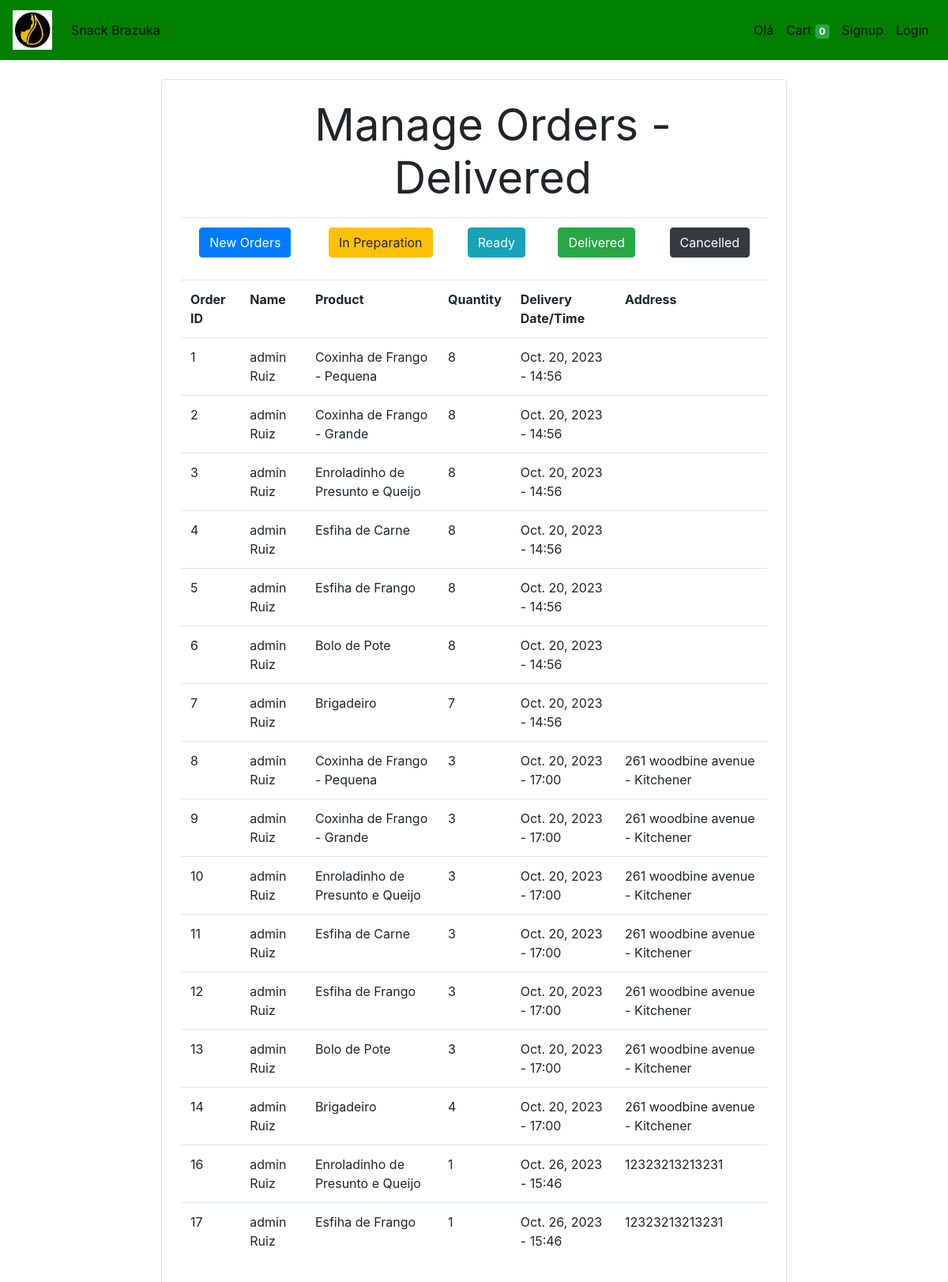
The page /manage_orders/3 on the database its author committed.
### store/models/customer.py (models this page shows, shortened)
class Customer(models.Model):
    id = models.IntegerField(primary_key=True)
    first_name = models.CharField(max_length=50)
    last_name = models.CharField (max_length=50)
    phone = models.CharField(max_length=10)
    email = models.EmailField()
    password = models.CharField(max_length=100)
    @staticmethod
    def get_customer_by_id(id):
        try:
            return Customer.objects.get(id = id)
        except:
            return False

### store/views/manage_orders.py (the view)
# urls.py: path('manage_orders/', ManageOrderView.Orders, name='manage_orders'),
    def Orders(request, status=-1):
        ComandoSQL = f"select O.id , C.first_name , C.last_name , P.name , O.quantity , O.price , O.date_delivery, O.Delivery_Pickup , O.status , substr(O.address,1,50) , O.time_delivery"
        ComandoSQL += f" from store_order O , store_customer C , store_products P "
        ComandoSQL += f" where O.customer_id = C.id "
        ComandoSQL += f" and O.product_id = P.id "
        ComandoSQL += f" and O.status = {status}"
        ComandoSQL += f" order by C.first_name , O.date_delivery"
        cursor_manage_order = connection.cursor()
        cursor_manage_order.execute(ComandoSQL)
        data_manage_order = cursor_manage_order.fetchall()
        if status == 0:
            tipo_consulta = "New Orders"
        if status == 1:
            tipo_consulta = "In Preparation"
        if status == 2:
            tipo_consulta = "Ready"
        if status == 3:
            tipo_consulta = "Delivered"
        if status == 9:
            tipo_consulta = "Cancelled"
        context = {'manage_orders': data_manage_order, 'tipo_consulta': tipo_consulta}
        customer = Customer.get_customer_by_id(request.session.get('customer'))
        if customer:
            context['usuario'] = customer.first_name
        return render(request , 'manage_orders.html'  , context)

### store/templates/manage_orders.html (shortened to what this page needs)
{% extends 'base.html' %}
{% block content %}
{% load cart %}
{% load custom_filter %}
<form name="form_Orders" class="form-inline" action="" method="POST">
	<div class="container">
		<div class="border rounded p-4 m-4">
			<p class="display-4 pl-4 ml-4" align="center">Manage Orders - {{ tipo_consulta }} </p>
			<table class="table" border="0">
				<tr align="center">
					<td><a class="btn btn-primary" href="/manage_orders/0"<span class="glyphicon glyphicon-trash"></span> New Orders </a></td>
					<td><a class="btn btn-warning" href="/manage_orders/1"<span class="glyphicon glyphicon-trash"></span> In Preparation </a></td>
					<td><a class="btn btn-info" href="/manage_orders/2"<span class="glyphicon glyphicon-trash"></span> Ready </a></td>
					<td><a class="btn btn-success" href="/manage_orders/3"<span class="glyphicon glyphicon-trash"></span> Delivered </a></td>
					<td><a class="btn btn-dark" href="/manage_orders/9"<span class="glyphicon glyphicon-trash"></span> Cancelled </a></td>
				</tr>
			</table>
			<table class="table" border="0">
				<tr>
					<th>Order ID</th>
					<th>Name</th>
					<th>Product</th>
					<th>Quantity</th>
					<th>Delivery Date/Time</th>
					{% if tipo_consulta == 'Ready' or tipo_consulta == 'Delivered' %}
						<th>Address</th>
					{% endif %}
				</tr>
				{% for order in manage_orders %}
				<tr>
					<td>{{order.0}}</td>
					<td>{{order.1}} {{order.2}}</td>
					<td>{{order.3}}</td>
					<td>{{order.4}}</td>
					<td>{{order.6}} - {{order.10}}</td>
					{% if order.8 == '3' %}
						<td>{{order.9}}</td>
					{% endif %}
				</tr>
				{% endfor %}
			</table>
		</div>
	</div>
</form>
{% endblock %}

### rows shown on the page
Customer: id "1", first_name "admin", last_name "Ruiz", order "Coxinha de Frango - Pequena", order "8", order "Oct. 20, 2023", order "14:56"

### other values the page prints
{{ request.session.cart.keys|length }} "0"
{{ tipo_consulta }} "Delivered"
{{ order.0 }} "2" "3" "4" "5" "6" "7" "8" "9" "10" "11" "12" "13" "14" "16" "17"
{{ order.1 }} "admin" "admin" "admin" "admin" "admin" "admin" "admin" "admin" "admin" "admin" "admin" "admin" "admin" "admin" "admin"
{{ order.2 }} "Ruiz" "Ruiz" "Ruiz" "Ruiz" "Ruiz" "Ruiz" "Ruiz" "Ruiz" "Ruiz" "Ruiz" "Ruiz" "Ruiz" "Ruiz" "Ruiz" "Ruiz"
{{ order.3 }} "Coxinha de Frango - Grande" "Enroladinho de Presunto e Queijo" "Esfiha de Carne" "Esfiha de Frango" "Bolo de Pote" "Brigadeiro" "Coxinha de Frango - Pequena" "Coxinha de Frango - Grande" "Enroladinho de Presunto e Queijo" "Esfiha de Carne" "Esfiha de Frango" "Bolo de Pote" "Brigadeiro" "Enroladinho de Presunto e Queijo" "Esfiha de Frango"
{{ order.4 }} "8" "8" "8" "8" "8" "7" "3" "3" "3" "3" "3" "3" "4" "1" "1"
{{ order.6 }} "Oct. 20, 2023" "Oct. 20, 2023" "Oct. 20, 2023" "Oct. 20, 2023" "Oct. 20, 2023" "Oct. 20, 2023" "Oct. 20, 2023" "Oct. 20, 2023" "Oct. 20, 2023" "Oct. 20, 2023" "Oct. 20, 2023" "Oct. 20, 2023" "Oct. 20, 2023" "Oct. 26, 2023" "Oct. 26, 2023"
{{ order.10 }} "14:56" "14:56" "14:56" "14:56" "14:56" "14:56" "17:00" "17:00" "17:00" "17:00" "17:00" "17:00" "17:00" "15:46" "15:46"
{{ order.9 }} "261 woodbine avenue - Kitchener" "261 woodbine avenue - Kitchener" "261 woodbine avenue - Kitchener" "261 woodbine avenue - Kitchener" "261 woodbine avenue - Kitchener" "261 woodbine avenue - Kitchener" "261 woodbine avenue - Kitchener" "12323213213231" "12323213213231"
